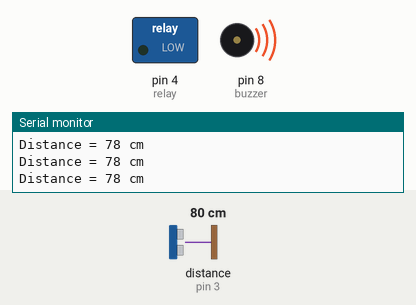
Bench run of a sketch on a simulated Arduino Uno, built with avr-gcc and run on an emulated ATmega328P. Parts: switched loads named in the sketch (green lamp = pin HIGH), buzzer (waves = sounding, pin HIGH), the last lines printed to the serial monitor. Wiring (inferred from the names in the program): ultrasonic range finder: trigger pin 2; echo pin 3. Inputs (shaded band) come from the test bench; at power-on: distance to the obstacle (sensor on pin 3) 80 cm. The echo pulse lasts 58.3 µs per cm; pins used as bus, display or sensor lines are not drawn.

Above: at 1.4 s.
1.5 s: distance to the obstacle (sensor on pin 3) set to 22 cm
4.7 s: distance to the obstacle (sensor on pin 3) set to 19 cm
At 5.9 s:
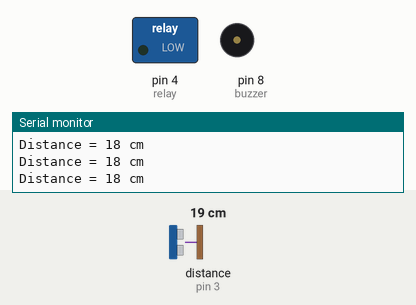
7.9 s: distance to the obstacle (sensor on pin 3) set to 6 cm
9.4 s: distance to the obstacle (sensor on pin 3) set to 3 cm
At 10.8 s:
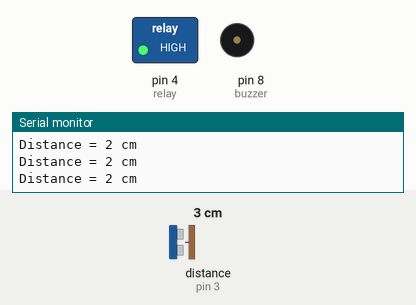
11.1 s: distance to the obstacle (sensor on pin 3) set to 35 cm
At 11.6 s:
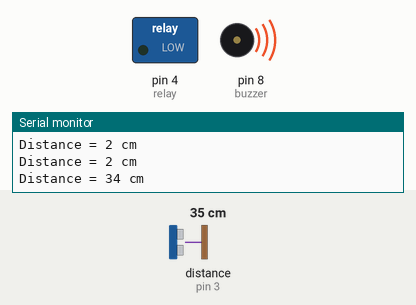
14.3 s: distance to the obstacle (sensor on pin 3) set to 2 cm
At 16.1 s:
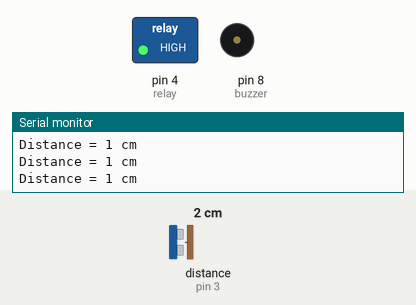
Timing chart, 0 to 17.3 s (numbered marks = the images above; inputs shaded):
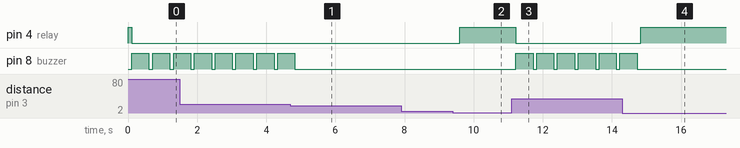

The sketch:

newcode.ino
```cpp
/* Arduino example sketch to control a JSN-SR04T ultrasonic distance sensor with Arduino. No library needed. More info: https://www.makerguides.com */

// Define Trig and Echo pin:
#define trigPin 2
#define echoPin 3

//buzzer and relay pins
int buzzer=8;
int relay=4;


// Define variables:
long duration;
int distance;

void setup() {
  // Define inputs and outputs
  pinMode(trigPin, OUTPUT);
  pinMode(echoPin, INPUT);
  pinMode(buzzer,OUTPUT);
  pinMode(relay,OUTPUT);
  digitalWrite(relay,HIGH);
  // Begin Serial communication at a baudrate of 9600:
  Serial.begin(9600);
}

void loop() {
  // Clear the trigPin by setting it LOW:
  digitalWrite(trigPin, LOW);

  delayMicroseconds(5);

 // Trigger the sensor by setting the trigPin high for 10 microseconds:
  digitalWrite(trigPin, HIGH);
  delayMicroseconds(10);
  digitalWrite(trigPin, LOW);

  // Read the echoPin. pulseIn() returns the duration (length of the pulse) in microseconds:
  duration = pulseIn(echoPin, HIGH);

  // Calculate the distance:
  distance = duration*0.034/2;

  // Print the distance on the Serial Monitor (Ctrl+Shift+M):
  Serial.print("Distance = ");
  Serial.print(distance);
  Serial.println(" cm");

  delay(100);

   if (distance>19 && distance!=1014)
   {
    digitalWrite(buzzer,HIGH);
    digitalWrite (relay,LOW);
    delay(500);
    digitalWrite(buzzer,LOW);
    }
    else if(distance<=3){
      digitalWrite(buzzer,LOW);
      digitalWrite(relay,HIGH);
      }
}
```

Measured:
- the behaviour switches between 21 and 20 cm on distance to the obstacle (sensor on pin 3) (found by bisection; images 0 and 1)
- the behaviour switches between 5 and 4 cm on distance to the obstacle (sensor on pin 3) (found by bisection; images 1 and 2)
- after the input at 4.7 s, pin 8 (buzzer): goes on until 4.8 s, then stays LOW
- after the input at 9.4 s, pin 4 (relay): LOW → HIGH after 0.20 s
- after the input at 11.1 s, pin 4 (relay): HIGH → LOW after 0.12 s; pin 8 (buzzer): alternates HIGH for 0.50 s and LOW for 0.10 s, starting after 0.12 s
- after the input at 14.3 s, pin 4 (relay): LOW → HIGH after 0.53 s; pin 8 (buzzer): goes on until 14.7 s, then stays LOW
- by itself, pin 8 (buzzer): alternates HIGH for 0.50 s and LOW for 0.10 s
